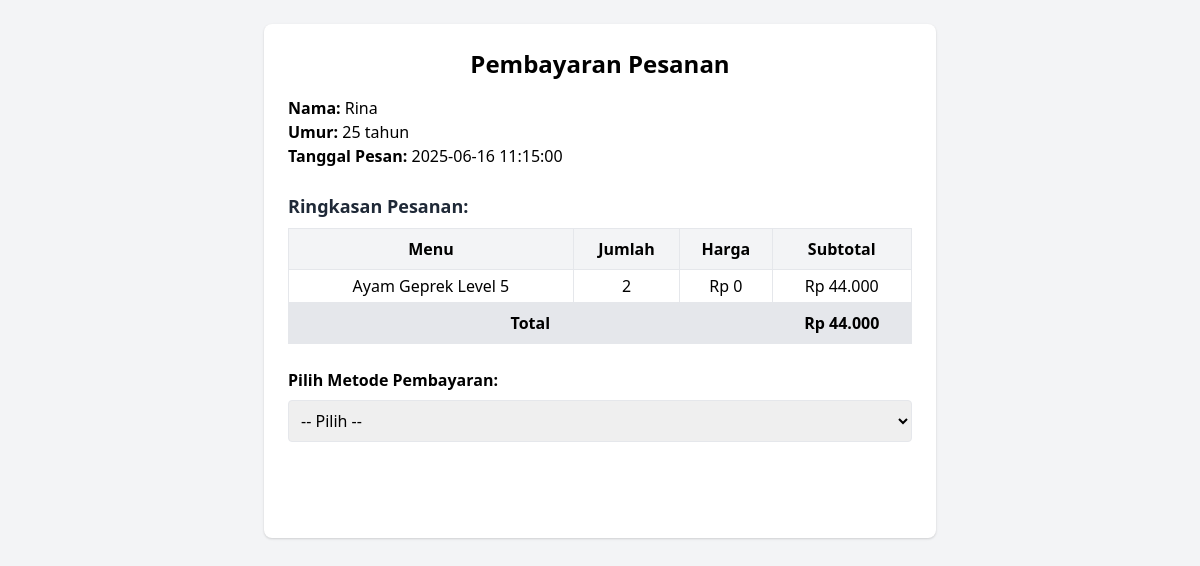
Screenshot of /pembayaran_autoshow.php?id_pesanan=2 with the database file from the repository.
### tables this page shows
CREATE TABLE `pesanan` (
  `id_pesanan` int(11) NOT NULL,
  `id_pelanggan` int(11) DEFAULT NULL,
  `id_meja` int(11) DEFAULT NULL,
  `id_karyawan_delivery` int(11) DEFAULT NULL,
  `tanggal` datetime DEFAULT NULL,
  `metode` varchar(30) NOT NULL,
  `catatan` text DEFAULT NULL,
  `status_pesanan` enum('diproses','diantar','selesai') DEFAULT 'diproses'
);

CREATE TABLE `pelanggan` (
  `id_pelanggan` int(11) NOT NULL,
  `nama` varchar(100) DEFAULT NULL,
  `umur` int(3) DEFAULT NULL,
  `no_hp` varchar(20) DEFAULT NULL,
  `alamat` text DEFAULT NULL
);

CREATE TABLE `detail_pesanan` (
  `id_detail` int(11) NOT NULL,
  `id_pesanan` int(11) DEFAULT NULL,
  `id_produk` int(11) DEFAULT NULL,
  `jumlah` int(11) DEFAULT NULL,
  `subtotal` int(11) DEFAULT NULL,
  `harga_satuan` int(11) NOT NULL
);

CREATE TABLE `produk` (
  `id_produk` int(11) NOT NULL,
  `nama_produk` varchar(100) DEFAULT NULL,
  `id_kategori` int(11) DEFAULT NULL,
  `harga` int(11) DEFAULT NULL,
  `deskripsi` text DEFAULT NULL,
  `gambar` varchar(255) DEFAULT NULL
);

### pembayaran_autoshow.php (the view, shortened to what this page needs)
<?php
include 'koneksi.php';
$id_pesanan = isset($_GET['id_pesanan']) ? intval($_GET['id_pesanan']) : 0;
$query = mysqli_query($conn, "
  SELECT p.id_pesanan, pg.nama, pg.umur, p.tanggal
  FROM pesanan p
  JOIN pelanggan pg ON p.id_pelanggan = pg.id_pelanggan
  WHERE p.id_pesanan = $id_pesanan
");
$data = mysqli_fetch_assoc($query);
$menu = mysqli_query($conn, "
  SELECT pr.nama_produk, dp.jumlah, dp.harga_satuan, dp.subtotal
  FROM detail_pesanan dp
  JOIN produk pr ON dp.id_produk = pr.id_produk
  WHERE dp.id_pesanan = $id_pesanan
");
$total = 0;
?>
<!DOCTYPE html>
<html>
<head>
  <link href="https://cdn.jsdelivr.net/npm/tailwindcss@2.2.19/dist/tailwind.min.css" rel="stylesheet">
</head>
<body class="bg-gray-100 p-6">
  <div class="max-w-2xl mx-auto bg-white shadow p-6 rounded-lg">
    <h2 class="text-2xl font-bold mb-4 text-center text-amber-600">Pembayaran Pesanan</h2>
    <p><strong>Nama:</strong> <?= $data['nama'] ?></p>
    <p><strong>Umur:</strong> <?= $data['umur'] ?> tahun</p>
    <p><strong>Tanggal Pesan:</strong> <?= $data['tanggal'] ?></p>
    <h3 class="mt-6 text-lg font-semibold text-gray-800">Ringkasan Pesanan:</h3>
    <table class="w-full mt-2 mb-4 border border-gray-300 rounded">
      <thead class="bg-gray-100">
        <tr>
          <th class="py-2 border">Menu</th>
          <th class="py-2 border">Jumlah</th>
          <th class="py-2 border">Harga</th>
          <th class="py-2 border">Subtotal</th>
        </tr>
      </thead>
      <tbody>
        <?php while ($r = mysqli_fetch_assoc($menu)) :
          $total += $r['subtotal'];
        ?>
        <tr class="text-center">
          <td class="py-1 border"><?= $r['nama_produk'] ?></td>
          <td class="py-1 border"><?= $r['jumlah'] ?></td>
          <td class="py-1 border">Rp <?= number_format($r['harga_satuan'], 0, ',', '.') ?></td>
          <td class="py-1 border">Rp <?= number_format($r['subtotal'], 0, ',', '.') ?></td>
        </tr>
        <?php endwhile; ?>
        <tr class="bg-gray-200 font-semibold text-center">
          <td colspan="3" class="py-2 border">Total</td>
          <td class="py-2 border">Rp <?= number_format($total, 0, ',', '.') ?></td>
        </tr>
      </tbody>
    </table>
    <form action="proses_bayar.php" method="POST" class="mt-6">
      <label class="block mb-2 font-semibold">Pilih Metode Pembayaran:</label>
      <select name="metode" id="metode" onchange="tampilkanInstruksi()" required class="w-full p-2 border rounded mb-4">
        <option value="">-- Pilih --</option>
      </select>
      <button type="submit" class="w-full bg-amber-500 text-white py-2 px-4 rounded hover:bg-amber-600">Konfirmasi Pembayaran</button>
    </form>
  </div>
</body>
</html>

### rows the page displays
pesanan: id_pelanggan.nama "Rina", id_pelanggan.umur "25", tanggal "2025-06-16 11:15:00"
detail_pesanan: id_produk.nama_produk "Ayam Geprek Level 5", jumlah "2", harga_satuan "0", subtotal "44.000"

### other values shown
$total "44.000"
